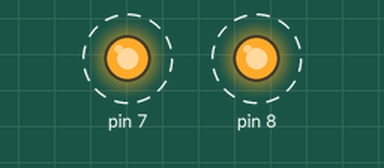
Simulated run of this sketch. Board: Arduino Uno, built with avr-gcc and run on an emulated ATmega328P. Parts: output pins drawn as LEDs (lit = HIGH). Dashed ring = blinking. What the sketch prints to the serial monitor is not drawn.

Above: at 0.5 s.
Timing chart, 0 to 4.6 s (numbered marks = the images above):
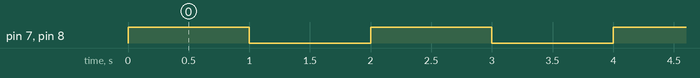

Measured:
- by itself, pin 7, pin 8: alternates HIGH for 1.0 s and LOW for 1.0 s

The sketch:

MotorDC_BJT.ino
```cpp
// Program: BJT Arduino
// Author: jsgutierrez@tecnun.es
// Created: January 25, 2023

void setup()
{
  Serial.begin(9600);
  pinMode(8, OUTPUT);
  pinMode(7, OUTPUT);

}

void loop()
{

  digitalWrite(8, HIGH);
  digitalWrite(7, HIGH);
   Serial.println("1: HIGH");

  delay(1000); // Wait for 1000 millisecond(s)
  digitalWrite(8, LOW);
  digitalWrite(7, LOW);
  Serial.println("0: LOW");
  delay(1000); // Wait for 1000 millisecond(s)
}
```
